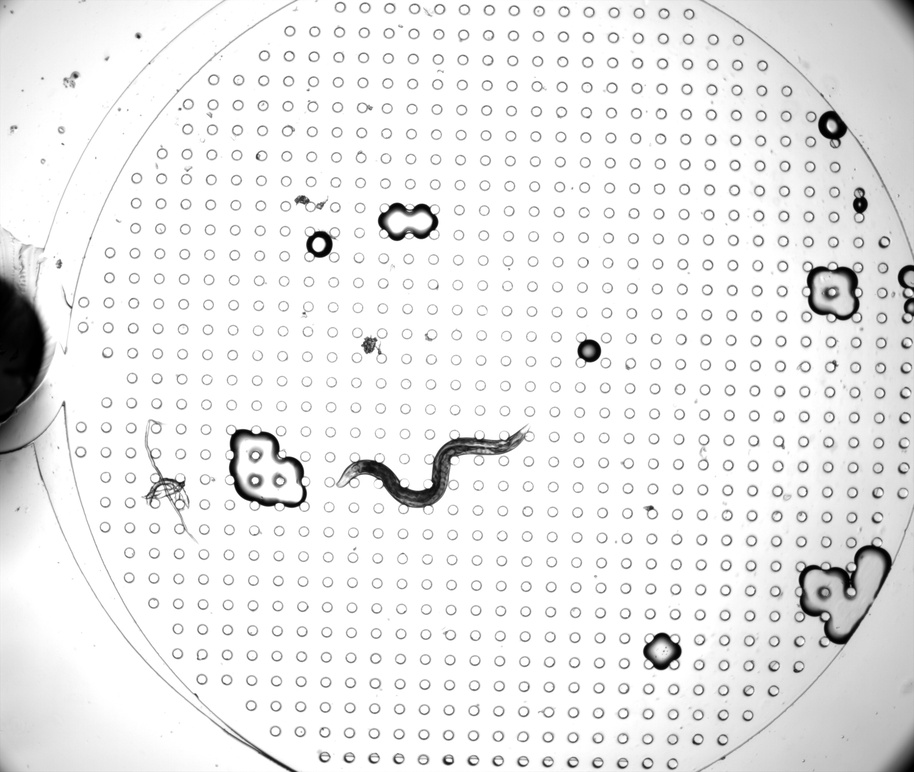
#> input picture frame.jpg, 914 x 772 px, shrunk from 2560 x 2160 before the run
$ python -i mapping.py   (imports and definitions only)
#> lines starting #> are read from the running program, lines starting #| are printed output that depends on the picture; long printed decimals are rounded
import cv2
import numpy as np
import os
import matplotlib.pyplot as plt
from skimage.morphology import skeletonize
import math


def straightening_worm():
    frame = cv2.imread('frame.jpg', cv2.COLOR_BGR2GRAY)
#> frame is the input picture: shape (772, 914); min 0, max 255, mean 235
    mask = cv2.imread('masked_worm.jpg', cv2.COLOR_BGR2GRAY)
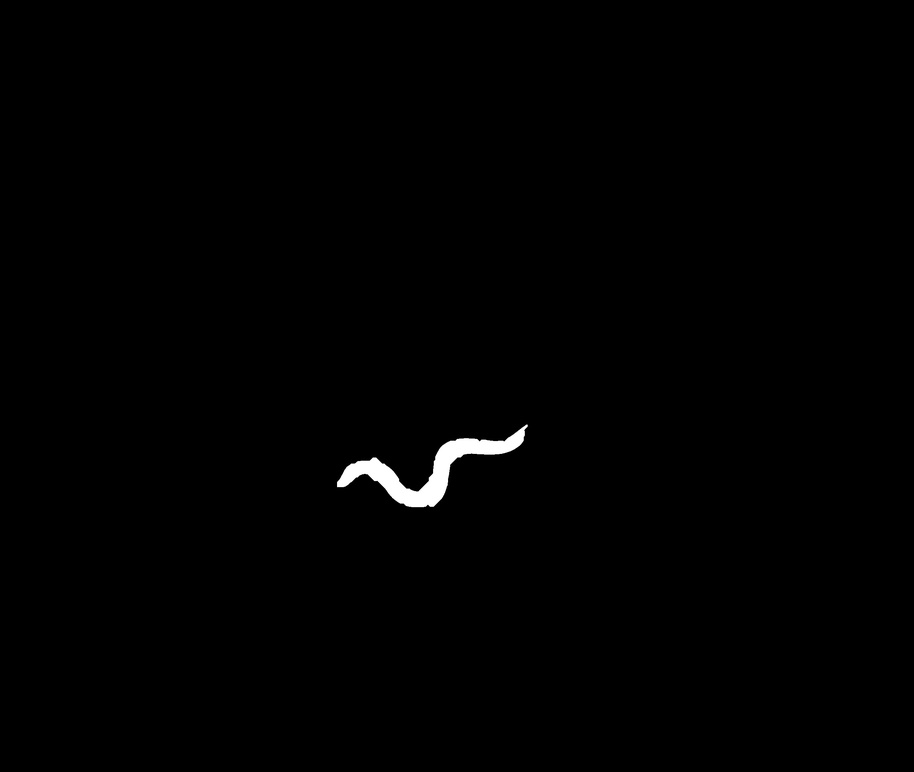
#> input picture masked_worm.jpg, 914 x 772 px, shrunk from 2560 x 2160 before the run
#> mask is the input picture: shape (772, 914); min 0, max 255, mean 1.4
    plt.title('frame')
    plt.imshow(frame, cmap='gray')
    plt.show()

    maskbin = mask.copy()
    worm_img = cv2.bitwise_and(frame, mask)
    plt.title('worm_img')
    plt.imshow(255 - worm_img, cmap='gray')
    plt.show()
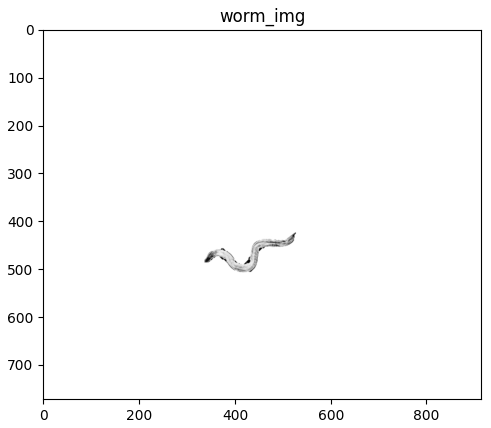
#> figure drawn by matplotlib, 1 panel

    # Now lets cut the worm into square pieces and keep the one which has worm only
    H, W = maskbin.shape
#> H = 772; W = 914
    print(H, W)
#| 772 914

    for h in range(H):
        # find the head of the worm
        if np.sum(maskbin[h, :]) > 0:
            head_x = h
            print('found the head of the worm at x-axis {}'.format(h))
            break

    for h in range(H - 1, 0, -1):
        # find the head of the worm
        if np.sum(maskbin[h, :]) > 0:
            tail_x = h
            print('found the tail of the worm at x-axis {}'.format(h))
            break

    # find the head tail coordinate

    list_of_y = []
    for w in range(W):
        if maskbin[head_x, w]:
            list_of_y.append(w)
#> after the loop, list_of_y = [520, 521, 522, 523]

    head_y = int(np.median(list_of_y))
#> head_y = 521

    # find the head tail coordinate

    list_of_y = []
    for w in range(W):
        if maskbin[tail_x, w]:
            list_of_y.append(w)
#> after the loop, list_of_y = [400, 404, 407, 410, 411, 412, 425, 429, 431, 432, 434, 435, 437, 438]

    tail_y = int(np.median(list_of_y))
#> tail_y = 427

    print('Head is at ({},{}), and tail is at ({},{}).'.format(head_x, head_y, tail_x, tail_y))
#| Head is at (416,521), and tail is at (511,427).

    # Angle between the head and tail fixing here
    theta = (head_y - tail_y) / (head_x - tail_x)
#> theta = -0.989
    theta = theta * 180 / np.pi
#> theta = -56.69
    print(theta)
#| -56.693

    width = tail_y - head_y
#> width = -94
    height = tail_x - head_x
#> height = 95

    print(width, height)
#| -94 95

    if width < height:  # I have to cross-check the logic
        theta = -theta
#> theta = 56.69
    else:
        theta = 90 - theta

    # Create a rotation matrix
    rotation_matrix = cv2.getRotationMatrix2D((head_x, head_y), theta, scale=1.0)
#> rotation_matrix = [[0.549, 0.836, -247.9], [-0.836, 0.549, 582.6]]

    # Apply the rotation to the image
    worm_img = cv2.warpAffine(worm_img[200:-200, 200:-200], rotation_matrix, (frame.shape[1], frame.shape[0]))
    maskbin = cv2.warpAffine(maskbin[200:-200, 200:-200], rotation_matrix, (maskbin.shape[1], maskbin.shape[0]))

    plt.title('frame')
    plt.imshow(worm_img, cmap='gray')
    plt.show()

    plt.title('maskbin')
    plt.imshow(maskbin, cmap='gray')
    plt.show()

    # find the backbone set

    def find_backbone(head_x, head_y, tail_x, maskbin):
        backbone = [(head_x, head_y)]
        for h in range(head_x + 1, tail_x + 1):
            alist = []
            for w in range(W):
                if maskbin[h, w]:
                    alist.append(w)
            temp_y = int(np.mean(alist))
            backbone.append((h, temp_y))

        A = np.array(backbone).reshape((len(backbone), 2))
        fig, ax = plt.subplots()
        ax.set_title('backbone or skeleton')
        ax.imshow(maskbin)
        ax.plot(A[:, 1], A[:, 0])
        plt.show()

        return A

    H, W = maskbin.shape
    print(H, W)
#| 772 914

    for h in range(H):
        # find the head of the worm
        if np.sum(maskbin[h, :]) > 0:
            head_x = h
            print('found the head of the worm at x-axis {}'.format(h))
            break

    for h in range(H - 1, 0, -1):
        # find the head of the worm
        if np.sum(maskbin[h, :]) > 0:
            tail_x = h
            print('found the tail of the worm at x-axis {}'.format(h))
            break

    # find the head tail coordinate

    list_of_y = []
    for w in range(W):
        if maskbin[head_x, w]:
            list_of_y.append(w)
#> after the loop, list_of_y = [122, 123]

    head_y = int(np.median(list_of_y))
#> head_y = 122

    A = find_backbone(head_x, head_y, tail_x, maskbin)
#> in find_backbone, `backbone = [(head_x, head_y)]`: backbone = [(430, 122)]
#> after the loop in find_backbone, `for h in range(head_x + 1, tail_x + 1):`: backbone = 199 pairs, first value 430 to 628, second value 59 to 127
#> in find_backbone, `A = np.array(backbone).reshape((len(backbone), 2))`: A has the same summary as backbone
#> in find_backbone, `plt.show()`:
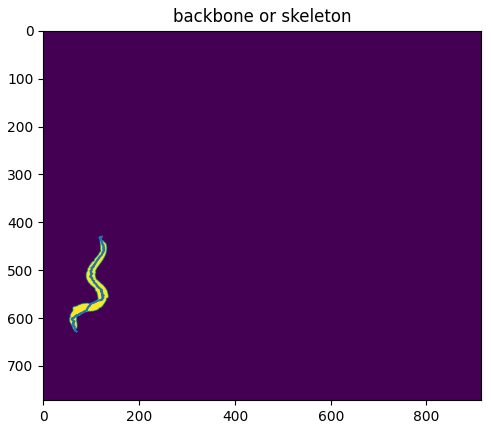
#> figure drawn by matplotlib, 1 panel
#> A has the same summary as backbone in find_backbone

    Amap = np.zeros((len(A), 1))
#> Amap = 199 values from 0 to 0
    Adeg = np.zeros((len(A), 1))
#> Adeg = 199 values from 0 to 0

    # Find the length of the worm
    length = 0
    for i in range(len(A) - 1):
        x1 = A[i, 0]
        x2 = A[i + 1, 0]
        y1 = A[i, 1]
        y2 = A[i + 1, 1]
        Amap[i] = int(length + head_x)
        length = length + np.sqrt((y1 - y2) ** 2 + (x1 - x2) ** 2)
#> this loop made 198 passes
#> (y1, y2, length) on passes 1 to 3: (122, 118, 4.12), (118, 117, 5.54), (117, 118, 6.95)
#> after the loop, Amap = 199 values, max 755 at index 197, min 0 at index 198, mean 580.1; length = 326.8

    Amap[i] = int(length + head_x)
    length = length + np.sqrt((y1 - y2) ** 2 + (x1 - x2) ** 2)
#> length = 328.2
    Amap[i + 1] = int(length + head_x)

    print(length)
#| 328.192
    A = np.append(A, Amap, 1)
#> A = 199 rows, first 8: [430, 122, 430], [431, 118, 434], [432, 117, 435], [433, 118, 436], [434, 119, 438], [435, 119, 439], [436, 120, 440], [437, 120, 441]

    ## now creating a frame to move the flesh of the worm with respect to the skull

    frame2 = np.zeros(maskbin.shape)
    sm = 0
    mx = 0
    # Average width calculation
    for i in range(50):
        flesh = []

        pts = []
        for j in range(w):
            if maskbin[int(A[i, 0]), j]:
                flesh.append(worm_img[int(A[i, 0]), j])
        sm = sm + len(flesh)
        if len(flesh) > mx:
            mx = len(flesh)
#> after the loop, mx = 30; sm = 985

    avg = max(sm // 50, mx)
#> avg = 30

    midy = int(A[0, 1])
#> midy = 122
    for i in range(len(A)):
        flesh = []
        pts = []
        for j in range(w):
            if maskbin[int(A[i, 0]), j]:
                flesh.append(worm_img[int(A[i, 0]), j])

        if len(flesh) > avg:
            mid_index = len(flesh) // 2
            start_point = mid_index - avg // 2
            stop_point = mid_index + avg // 2
            flesh = flesh[start_point:stop_point]
        for k in flesh:
            mid_index = len(flesh) // 2
            start_point = midy - len(flesh[:mid_index])
            frame2[int(A[i, 2]), start_point:start_point + len(flesh)] = flesh
#> this loop made 199 passes
#> stop_point on passes 56, 92, 93, 94, 95, 96, 97, 98, 99, 100, 101, 102: 30, 31, 33, 33, 34, 31, 34, 32, 33, 33, 32, 31
#> after the loop, stop_point = 31

    plt.title('frame2')
    plt.imshow(255 - frame2, cmap='gray')
    plt.show()
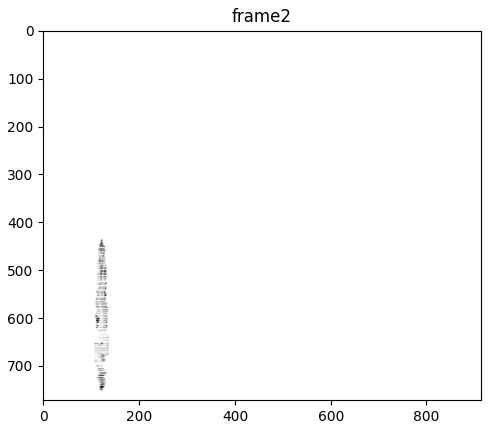
#> figure drawn by matplotlib, 1 panel

    # fix the row which has no pixel
    start = int(A[0, 2])
#> start = 430
    stop = int(A[-1, 2])
#> stop = 758
    for i in range(start, stop):
        if np.sum(frame2[i, :]) == 0:
            for j in range(frame2.shape[1]):
                frame2[i, j] = (frame2[i - 2, j] + frame2[i - 1, j] + frame2[i + 1, j] + frame2[i + 2, j]) // 4
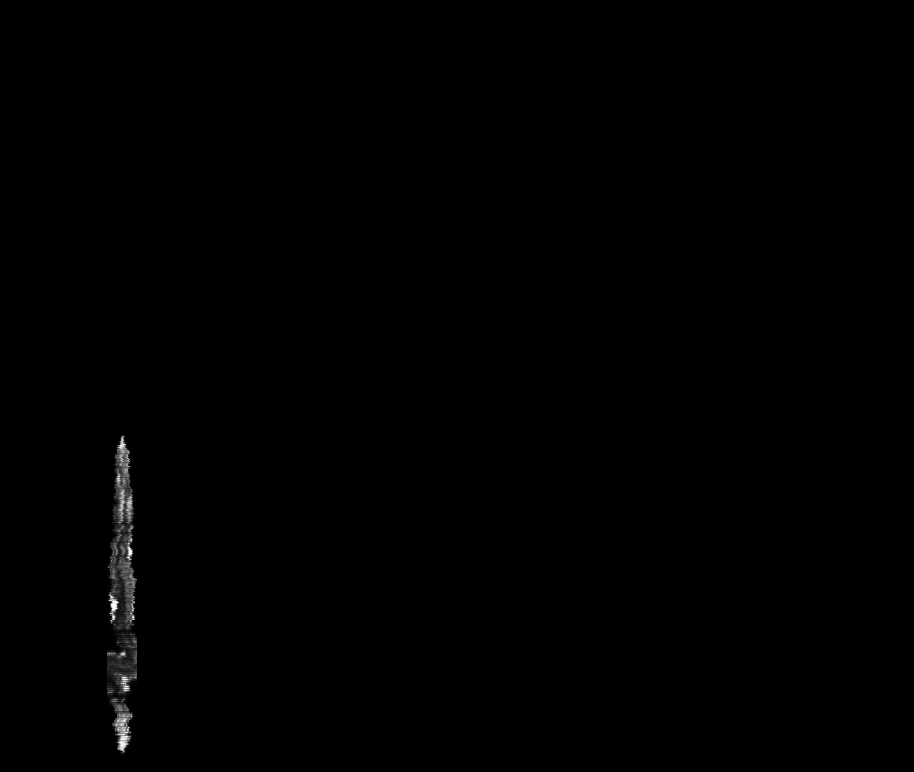
#> frame2: shape (772, 914) float64; min 0, max 254, mean 0.7

    plt.title('frame2')
    plt.imshow(255 - frame2, cmap='gray')
    plt.show()

>>> result = straightening_worm()
